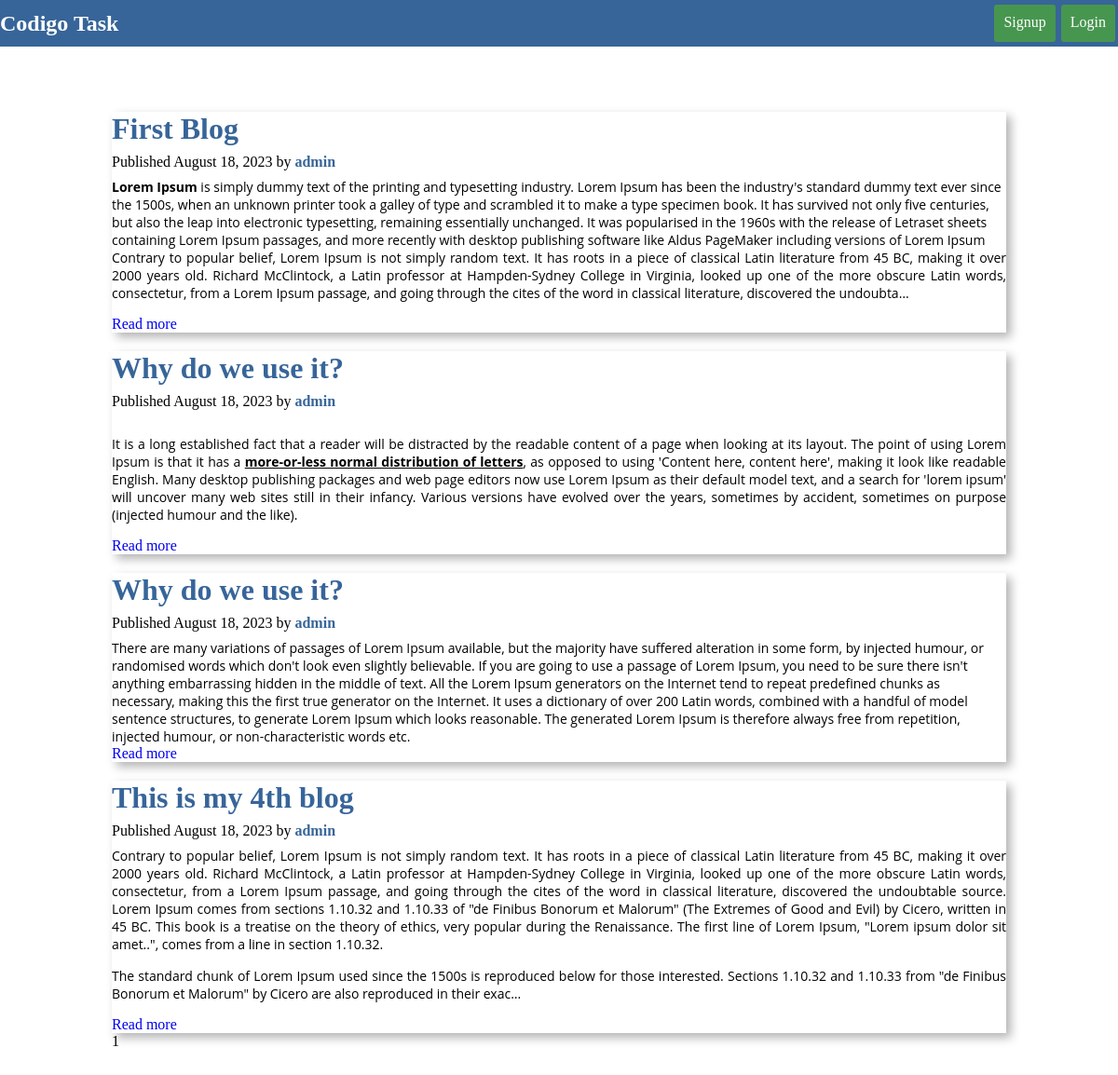
Before: /?page=2 with the older database file.
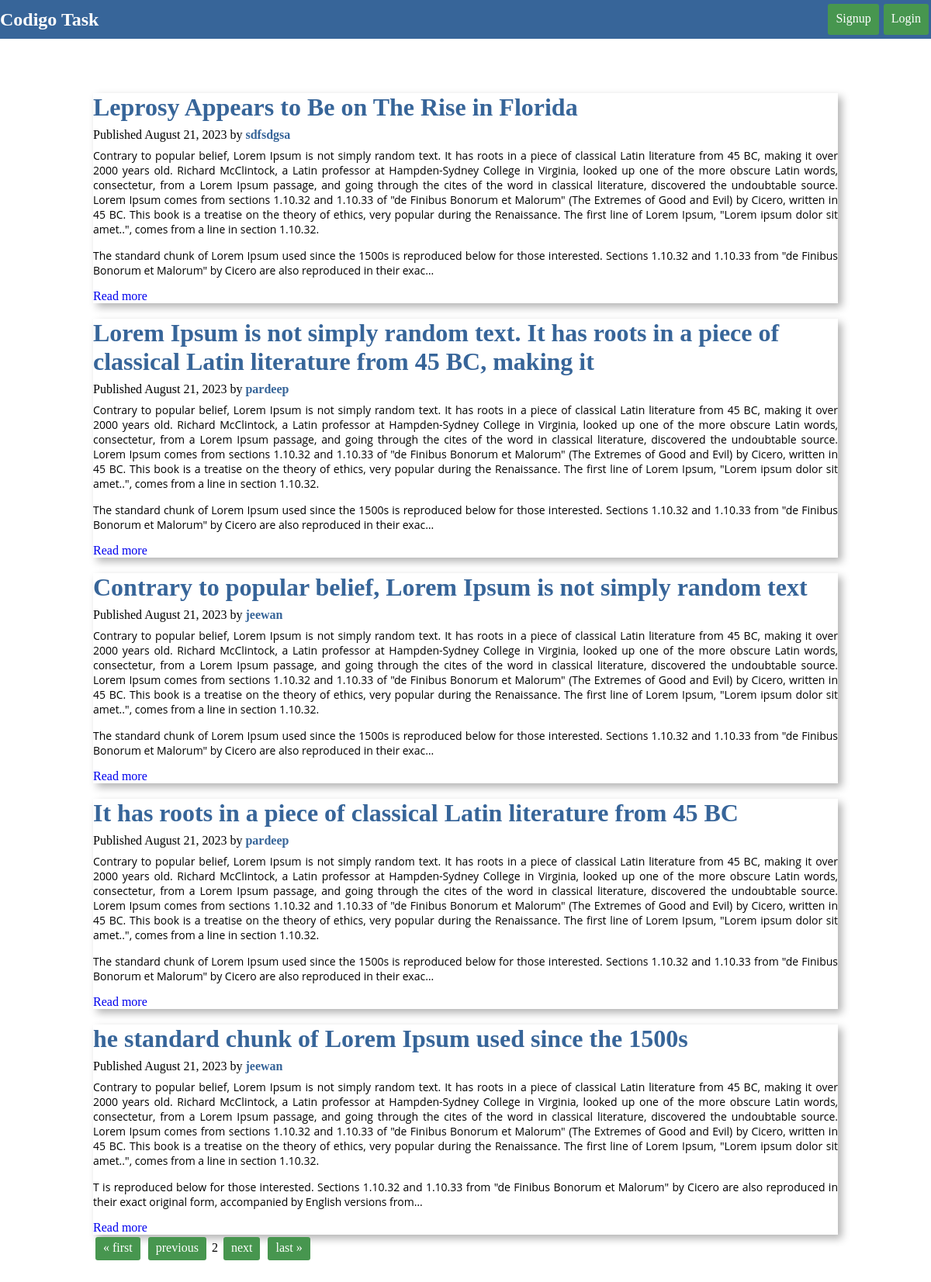
After: the same page with the newer database file.
### home/models.py (models this page shows)
class BlogPost(models.Model):
    title = models.CharField(max_length=1000)
    content = FroalaField()
    author = models.ForeignKey(User, on_delete=models.CASCADE)
    created_at = models.DateTimeField(auto_now_add=True)

### home/views.py (the view)
# urls.py: path("", home_page, name="home"),
def home_page(request):
    context = {}
    try:
        blogs = BlogPost.objects.all()
        itmes_per_page = 5
        paginator  = Paginator(blogs, itmes_per_page)
        page_no = request.GET.get("page")
        page_obj = paginator.get_page(page_no)
        context["blogs"] =  page_obj
    except Exception as e:
        messages.error(f"An error occured {e}")
    return render(request, "home.html", context)

### templates/home.html (shortened to what this page needs)
{% extends "base.html" %}
{% block content %}
    <div class="container">
        {% for blog in blogs %}
         <div class="blog-container">
            <div class="blog-post flex">
                <h1>{{blog.title}}</h1>
                <div class="other-detail flex">
                    <p>Published   {{blog.created_at|date:"F d, Y"}}  by <b class="author">{{blog.author}}</b></p>
                </div>
                <div>
                   <p>
                    {{ blog.content|truncatechars_html:1000|safe }}
                    <a href="{% url 'detailblog' blog.id %}" style="text-decoration: none;">Read more</a>
                   </p>
                </div>
            </div>
         </div>
    {% endfor %}
    <div class="pagination">
        <span class="step-links">
            {% if blogs.has_previous %}
                <a href="?page=1" class="btn">&laquo; first</a>
                <a href="?page={{ blogs.previous_page_number }}" class="btn">previous</a>
            {% endif %}
            <span class="current-page">{{ blogs.number }}</span>
            {% if blogs.has_next %}
                <a href="?page={{ blogs.next_page_number }}" class="btn">next</a>
                <a href="?page={{ blogs.paginator.num_pages }}" class="btn">last &raquo;</a>
            {% endif %}
        </span>
    </div>
    </div>
{% endblock content %}

Changed rows visible on the page:
removed BlogPost: title "First Blog", created_at "August 18, 2023", author "admin", content "Lorem Ipsum is simply dummy text of the printing and typesetting industry. Lorem Ipsum has been the industry's standard dummy text ever since the 1500s, when an unknown printer took a galley of type and scrambled it to make a type specimen book. It has survived not only five centuries, but also the leap into electronic typesetting, remaining essentially unchanged. It was popularised in the 1960s with the release of Letraset sheets containing Lorem Ipsum passages, and more recently with desktop publishing software like Aldus PageMaker including versions of Lorem Ipsum Contrary to popular belief, Lorem Ipsum is not simply random text. It has roots in a piece of classical Latin literature from…"
removed BlogPost: title "Why do we use it?", created_at "August 18, 2023", author "admin", content "It is a long established fact that a reader will be distracted by the readable content of a page when looking at its layout. The point of using Lorem Ipsum is that it has a more-or-less normal distribution of letters , as opposed to using 'Content here, content here', making it look like readable English. Many desktop publishing packages and web page editors now use Lorem Ipsum as their default model text, and a search for 'lorem ipsum' will uncover many web sites still in their infancy. Various versions have evolved over the years, sometimes by accident, sometimes on purpose (injected humour and the like)."
removed BlogPost: title "Why do we use it?", created_at "August 18, 2023", author "admin", content "There are many variations of passages of Lorem Ipsum available, but the majority have suffered alteration in some form, by injected humour, or randomised words which don't look even slightly believable. If you are going to use a passage of Lorem Ipsum, you need to be sure there isn't anything embarrassing hidden in the middle of text. All the Lorem Ipsum generators on the Internet tend to repeat predefined chunks as necessary, making this the first true generator on the Internet. It uses a dictionary of over 200 Latin words, combined with a handful of model sentence structures, to generate Lorem Ipsum which looks reasonable. The generated Lorem Ipsum is therefore always free from…"
removed BlogPost: title "This is my 4th blog", created_at "August 18, 2023", author "admin", content "Contrary to popular belief, Lorem Ipsum is not simply random text. It has roots in a piece of classical Latin literature from 45 BC, making it over 2000 years old. Richard McClintock, a Latin professor at Hampden-Sydney College in Virginia, looked up one of the more obscure Latin words, consectetur, from a Lorem Ipsum passage, and going through the cites of the word in classical literature, discovered the undoubtable source. Lorem Ipsum comes from sections 1.10.32 and 1.10.33 of \"de Finibus Bonorum et Malorum\" (The Extremes of Good and Evil) by Cicero, written in 45 BC. This book is a treatise on the theory of ethics, very popular during the Renaissance. The first line of Lorem Ipsum,…"
added BlogPost: title "Leprosy Appears to Be on The Rise in Florida", created_at "August 21, 2023", author "sdfsdgsa", content "Contrary to popular belief, Lorem Ipsum is not simply random text. It has roots in a piece of classical Latin literature from 45 BC, making it over 2000 years old. Richard McClintock, a Latin professor at Hampden-Sydney College in Virginia, looked up one of the more obscure Latin words, consectetur, from a Lorem Ipsum passage, and going through the cites of the word in classical literature, discovered the undoubtable source. Lorem Ipsum comes from sections 1.10.32 and 1.10.33 of \"de Finibus Bonorum et Malorum\" (The Extremes of Good and Evil) by Cicero, written in 45 BC. This book is a treatise on the theory of ethics, very popular during the Renaissance. The first line of Lorem Ipsum,…"
added BlogPost: title "Lorem Ipsum is not simply random text. It has roots in a piece of classical Latin literature from 45 BC, making it", created_at "August 21, 2023", author "pardeep", content "Contrary to popular belief, Lorem Ipsum is not simply random text. It has roots in a piece of classical Latin literature from 45 BC, making it over 2000 years old. Richard McClintock, a Latin professor at Hampden-Sydney College in Virginia, looked up one of the more obscure Latin words, consectetur, from a Lorem Ipsum passage, and going through the cites of the word in classical literature, discovered the undoubtable source. Lorem Ipsum comes from sections 1.10.32 and 1.10.33 of \"de Finibus Bonorum et Malorum\" (The Extremes of Good and Evil) by Cicero, written in 45 BC. This book is a treatise on the theory of ethics, very popular during the Renaissance. The first line of Lorem Ipsum,…"
added BlogPost: title "Contrary to popular belief, Lorem Ipsum is not simply random text", created_at "August 21, 2023", author "jeewan", content "Contrary to popular belief, Lorem Ipsum is not simply random text. It has roots in a piece of classical Latin literature from 45 BC, making it over 2000 years old. Richard McClintock, a Latin professor at Hampden-Sydney College in Virginia, looked up one of the more obscure Latin words, consectetur, from a Lorem Ipsum passage, and going through the cites of the word in classical literature, discovered the undoubtable source. Lorem Ipsum comes from sections 1.10.32 and 1.10.33 of \"de Finibus Bonorum et Malorum\" (The Extremes of Good and Evil) by Cicero, written in 45 BC. This book is a treatise on the theory of ethics, very popular during the Renaissance. The first line of Lorem Ipsum,…"
added BlogPost: title "It has roots in a piece of classical Latin literature from 45 BC", created_at "August 21, 2023", author "pardeep", content "Contrary to popular belief, Lorem Ipsum is not simply random text. It has roots in a piece of classical Latin literature from 45 BC, making it over 2000 years old. Richard McClintock, a Latin professor at Hampden-Sydney College in Virginia, looked up one of the more obscure Latin words, consectetur, from a Lorem Ipsum passage, and going through the cites of the word in classical literature, discovered the undoubtable source. Lorem Ipsum comes from sections 1.10.32 and 1.10.33 of \"de Finibus Bonorum et Malorum\" (The Extremes of Good and Evil) by Cicero, written in 45 BC. This book is a treatise on the theory of ethics, very popular during the Renaissance. The first line of Lorem Ipsum,…"
added BlogPost: title "he standard chunk of Lorem Ipsum used since the 1500s", created_at "August 21, 2023", author "jeewan", content "Contrary to popular belief, Lorem Ipsum is not simply random text. It has roots in a piece of classical Latin literature from 45 BC, making it over 2000 years old. Richard McClintock, a Latin professor at Hampden-Sydney College in Virginia, looked up one of the more obscure Latin words, consectetur, from a Lorem Ipsum passage, and going through the cites of the word in classical literature, discovered the undoubtable source. Lorem Ipsum comes from sections 1.10.32 and 1.10.33 of \"de Finibus Bonorum et Malorum\" (The Extremes of Good and Evil) by Cicero, written in 45 BC. This book is a treatise on the theory of ethics, very popular during the Renaissance. The first line of Lorem Ipsum,…"
Other visible differences:
{{ blogs.number }}: "1" → "2"
text now shown: "« first previous next last »"
